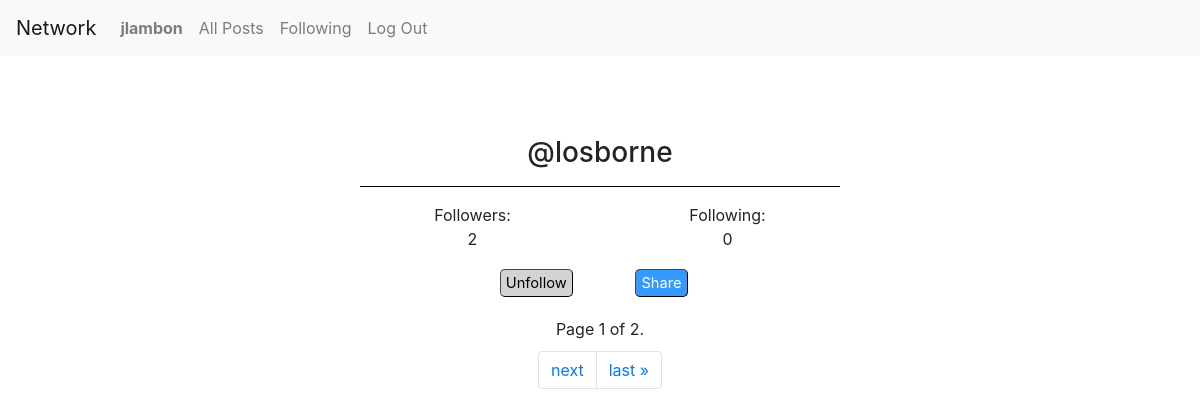
The page /profile/3/ (signed in) on the database as committed earlier.
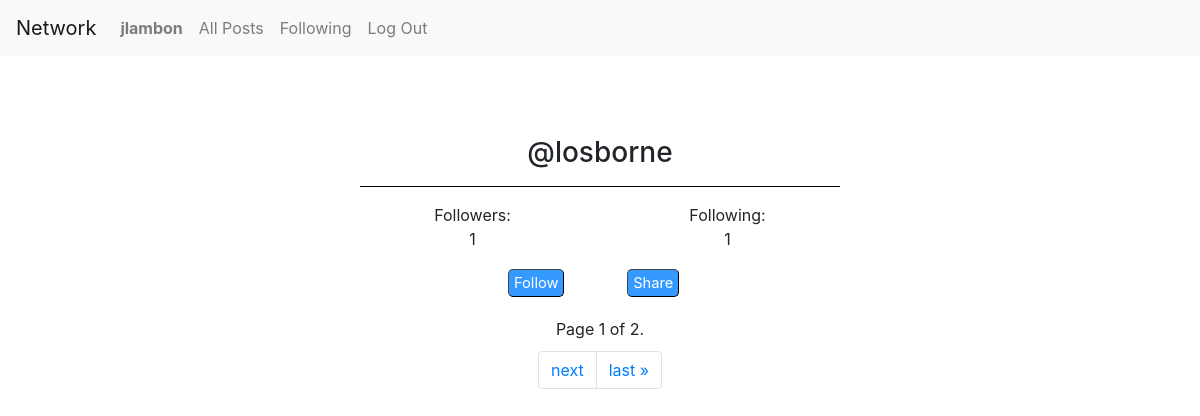
The same page on the database as committed later.
### network/models.py (models this page shows)
class User(AbstractUser):
    followers = models.ManyToManyField('self', symmetrical=False, related_name="subscribed")
    following = models.ManyToManyField('self', symmetrical=False, related_name="subscribed_to_you")
    def natural_key(self):
        return (self.username)
    def get_id(self):
        return (self.id)

### network/views.py (the view)
# urls.py: path("profile/<int:profile_id>/", views.profile, name="profile"),
@login_required
def profile(request, profile_id):
    profile = User.objects.get(id=profile_id)
    user = User.objects.get(id=request.user.id)
    posts = Post.objects.filter(author=profile.id)
    posts = posts.order_by('-created')
    p = Paginator(posts, 10)
    page_no = request.GET.get('page')
    page_obj = p.get_page(page_no)
    serialized_posts = serialise_posts_complex(page_obj.object_list, request.user)
    check = check_if_following(user, profile)
    return render(request, "network/profile.html", {
        "profile": profile,
        "posts": serialized_posts,
        "check": check,
        "page_obj": page_obj
    })

### network/models.py (called while the page is built)
    @property
    def likes_count(self):
        return self.likes.count()

    def timestamp(self):
        return self.created.strftime("%b %d, %Y %I:%M%p")

### network/views.py (called while the page is built)
def check_if_following(user, profile):
    check = False
    for person in user.following.all():
        if person.username == profile.username:
            check = True
    return check

### network/templates/network/profile.html (shortened to what this page needs)
{% extends "network/layout.html" %}
{% block body %}
    <div class="profile_stats">
        <h3 style="marg">@{{profile.username}}</h3>
        <hr color="black" size="10">
        <div class="row marg-top">
            <div class="col-6">Followers:</div>
            <div class="col-6">Following:</div>
        </div>
        <div class="row">
            <div class="col-6">{{profile.followers.count}}</div>
            <div class="col-6">{{profile.following.count}}</div>
        </div>
        {% if user.is_authenticated and user.username != profile.username %}
            {% if check %}
                <div class="row pt-2 justify-content-center">
                    <form action="{% url 'unfollow' user.id profile.id %}">
                        <div class="col-3">
                            <input type="submit" value="Unfollow" class="btn-rounded"
                            style="background-color:#d3d3d3; color: black;"></input>
                        </div>
                    </form>
                    <div class="col-3"><button class="btn-rounded">Share</button></div>
                </div>
            {% else %}
                <div class="row pt-2 justify-content-center">
                    <form action="{% url 'follow' user.id profile.id %}">
                        <div class="col-3">
                            <input type="submit" value="Follow" class="btn-rounded"></input>
                        </div>
                    </form>
                    <div class="col-3" href="#"><button class="btn-rounded">Share</button></div>
                </div>
            {% endif %}
        {% endif %}
    </div>
    <div class="pagination">
        <span class="current">
            Page {{ page_obj.number }} of {{ page_obj.paginator.num_pages }}.
        </span>
    </div>
    <nav aria-label="Page navigation">
        <ul class="pagination">
                {% if page_obj.has_next %}
                        <li class="page-item"><a class="page-link" href="?page={{ page_obj.next_page_number }}">next</a></li>
                        <li class="page-item"><a class="page-link" href="?page={{ page_obj.paginator.num_pages }}">last &raquo;</a></li>
                {% endif %}
        </ul>
      </nav>
{% endblock %}

### network/templates/network/layout.html (shortened to what this page needs)
{% load static %}
<!DOCTYPE html>
<html lang="en">
    <head>
        <link rel="stylesheet" href="https://stackpath.bootstrapcdn.com/bootstrap/4.4.1/css/bootstrap.min.css">
        <link href="{% static 'network/styles.css' %}" rel="stylesheet">
    </head>
    <body>
        <nav class="navbar navbar-expand-lg navbar-light bg-light">
            <a class="navbar-brand" href="#">Network</a>
            <div class="collapse navbar-collapse" id="navbarNav">
              <ul class="navbar-nav mr-auto">
                {% if user.is_authenticated %}
                    <li class="nav-item">
                        <a class="nav-link" href="{% url 'profile' user.id %}"><strong>{{ user.username }}</strong></a>
                    </li>
                {% endif %}
                <li class="nav-item">
                  <a class="nav-link" href="{% url 'index' %}">All Posts</a>
                </li>
                {% if user.is_authenticated %}
                    <li class="nav-item">
                        <a class="nav-link" href="{% url 'following' %}">Following</a>
                    </li>
                    <li class="nav-item">
                        <a class="nav-link" href="{% url 'logout' %}">Log Out</a>
                    </li>
                {% endif %}
              </ul>
            </div>
          </nav>
          {% block body %}
          {% endblock %}
    </body>
</html>

### network/static/network/styles.css (style rules this page uses)
.profile_stats { margin-left: 30vw; margin-right: 30vw; margin-top: 10vh; text-align: center; }
.btn-rounded { border-width: 1px; border-color: rgb(70, 70, 70); border-radius: 5px; background-color: rgba(0, 128, 255, 0.798); color: white; font-size: 11pt; padding-top: 2px; padding-bottom: 2px; padding-right: 5px; padding-left: 5px; margin: 10px; }
.pagination { justify-content: center; margin-top: 10px; margin-bottom: 10px; }

Rows that differ between the two databases and show on the page:
changed User "losborne": followers.count "2" → "1"; following.count "0" → "1"
Other text that changed with them:
form field value: (not shown) → "Follow"
form field value: "Unfollow" → (not shown)
